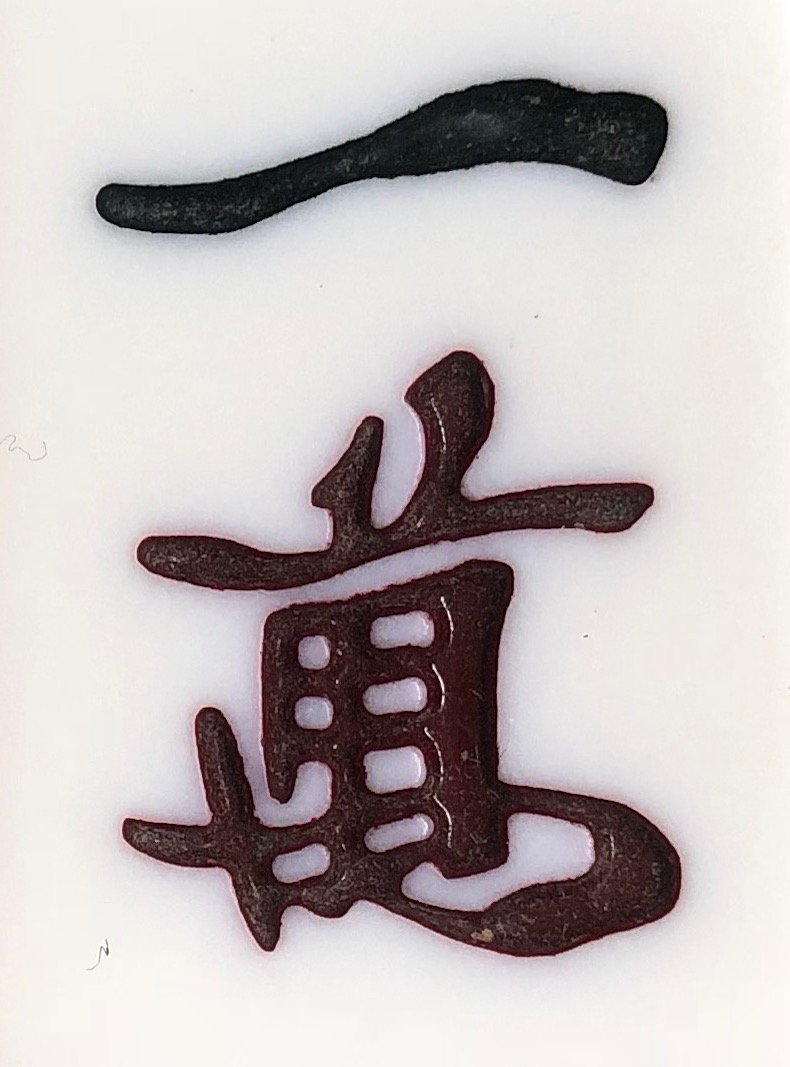
#> input picture learnSVM/input/1m.JPG, 790 x 1067 px
$ python -i generate.py   (imports and definitions only)
#> lines starting #> are read from the running program, lines starting #| are printed output that depends on the picture; after the words box and inside, x2 and y2 are one past the last pixel; in counts of white or black regions, pixels touching at a corner belong together
import cv2
import sys
import glob
import os
import os.path
import random
import numpy as np

from generate_settings import (
    GENERATE_PAR_IMAGE,
    GENERATED_IMAGE_WIDTH,
    GENERATED_IMAGE_HEIGHT,
    RANDOMIZE_RADIUS,
    OUTPUT_DIR,
)

dic = {
    "1m":0,
    "2m":1,
    "3m":2,
    "4m":3,
    "5m":4,
    "6m":5,
    "7m":6,
    "8m":7,
    "9m":8,
    "1p":9,
    "2p":10,
    "3p":11,
    "4p":12,
    "5p":13,
    "6p":14,
    "7p":15,
    "8p":16,
    "9p":17,
    "1s":18,
    "2s":19,
    "3s":20,
    "4s":21,
    "5s":22,
    "6s":23,
    "7s":24,
    "8s":25,
    "9s":26,
    "1z":27,
    "2z":28,
    "3z":29,
    "4z":30,
    "5z":31,
    "6z":32,
    "7z":33,
}

# [50 lines left out: function main, not called in this run]

def generate(image):

    size = tuple(np.array([image.shape[1], image.shape[0]]))
#> size = (790, 1067)

    width = size[0]
#> width = 790
    height = size[1]
#> height = 1067

    rands = [random.randint(- RANDOMIZE_RADIUS, RANDOMIZE_RADIUS) for _ in range(8)]

    src_prs = np.float32(
        [
            [0 + rands[0], 0 + rands[1]],
            [width + rands[2], 0 + rands[3]],
            [width + rands[4], height + rands[5]],
            [0 + rands[6], height + rands[7]]
        ]
    )

    dst_prs = np.float32(
        [
            [0, 0],
            [GENERATED_IMAGE_WIDTH, 0],
            [GENERATED_IMAGE_WIDTH, GENERATED_IMAGE_HEIGHT],
            [0, GENERATED_IMAGE_HEIGHT]
        ]
    )

    transform = cv2.getPerspectiveTransform(src_prs, dst_prs)

    outsize = tuple([GENERATED_IMAGE_WIDTH, GENERATED_IMAGE_HEIGHT])

    randomized = cv2.warpPerspective(image, transform, size, borderMode=cv2.BORDER_CONSTANT, borderValue=(255, 255, 255))
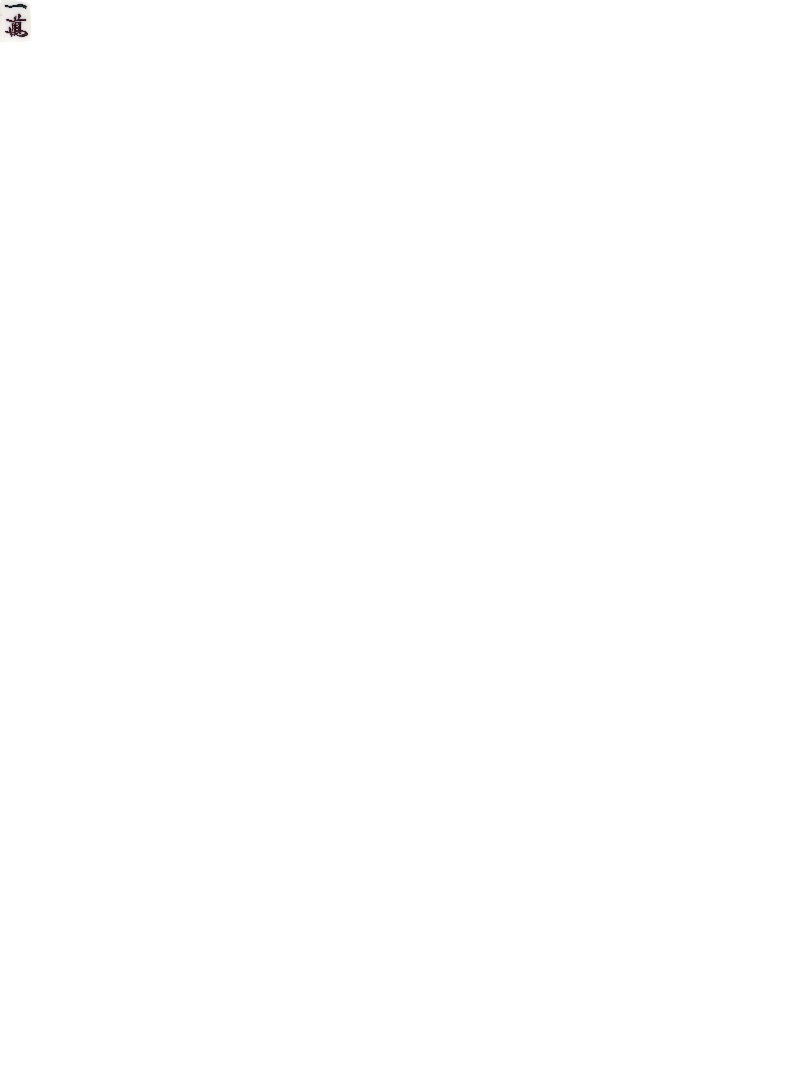
#> randomized: shape (1067, 790, 3); mean R, G, B 254.9, 254.9, 254.9
    randomized = randomized[0:GENERATED_IMAGE_HEIGHT, 0:GENERATED_IMAGE_WIDTH]
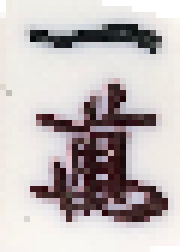
#> randomized: shape (42, 30, 3) (shown 6 times larger); mean R, G, B 193.9, 186.5, 186.2

    randomized = cv2.cvtColor(randomized, cv2.COLOR_RGBA2GRAY)
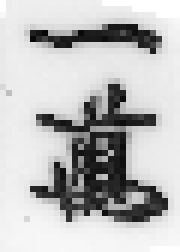
#> randomized: shape (42, 30) (shown 6 times larger); min 7, max 255, mean 188.7
    ret, thres = cv2.threshold(randomized,0,255,cv2.THRESH_BINARY_INV+cv2.THRESH_OTSU)
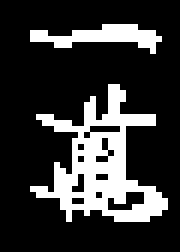
#> thres: shape (42, 30) (shown 6 times larger); 21.1% white in thin lines or dots, all inside (x1, y1, x2, y2) = (5, 4, 28, 37)
#> ret = 134

    return thres

# [11 lines not run here, left out]

>>> import cv2
>>> picture = cv2.cvtColor(cv2.imread('input/1m.JPG'), cv2.COLOR_BGR2RGB)
>>> result = generate(picture)

$ run again, on learnSVM/input/5m.JPG
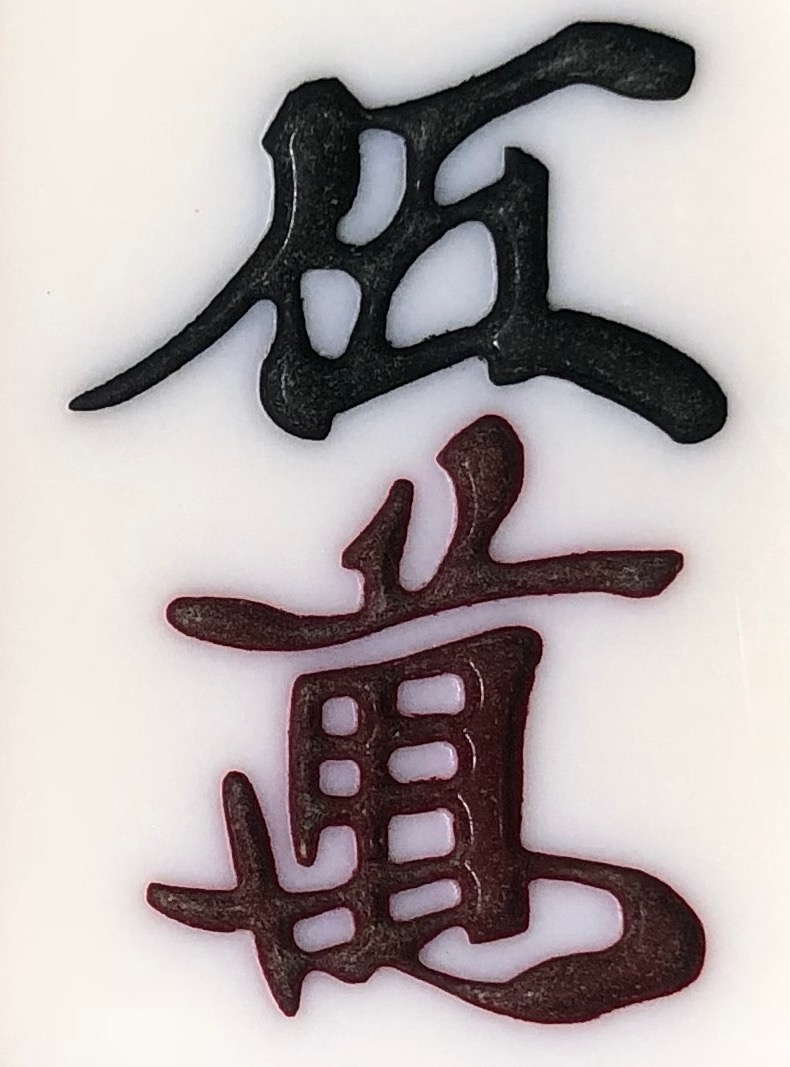
#> input picture learnSVM/input/5m.JPG, 790 x 1067 px
#> in generate, `randomized = cv2.cvtColor(randomized, cv2.COLOR_RGBA2GRAY)`:
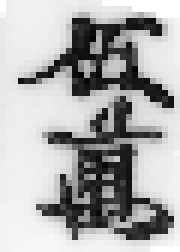
#> randomized: shape (42, 30) (shown 6 times larger); min 1, max 255, mean 172.7
#> in generate, `ret, thres = cv2.threshold(randomized,0,255,cv2.THRESH_BINARY_INV+cv2...`:
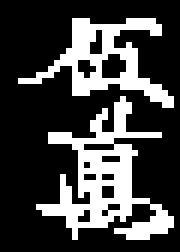
#> thres: shape (42, 30) (shown 6 times larger); 26.3% white in thin lines or dots, all inside (x1, y1, x2, y2) = (3, 3, 29, 40)
#> ret = 129

$ run again, on learnSVM/input/6m.JPG
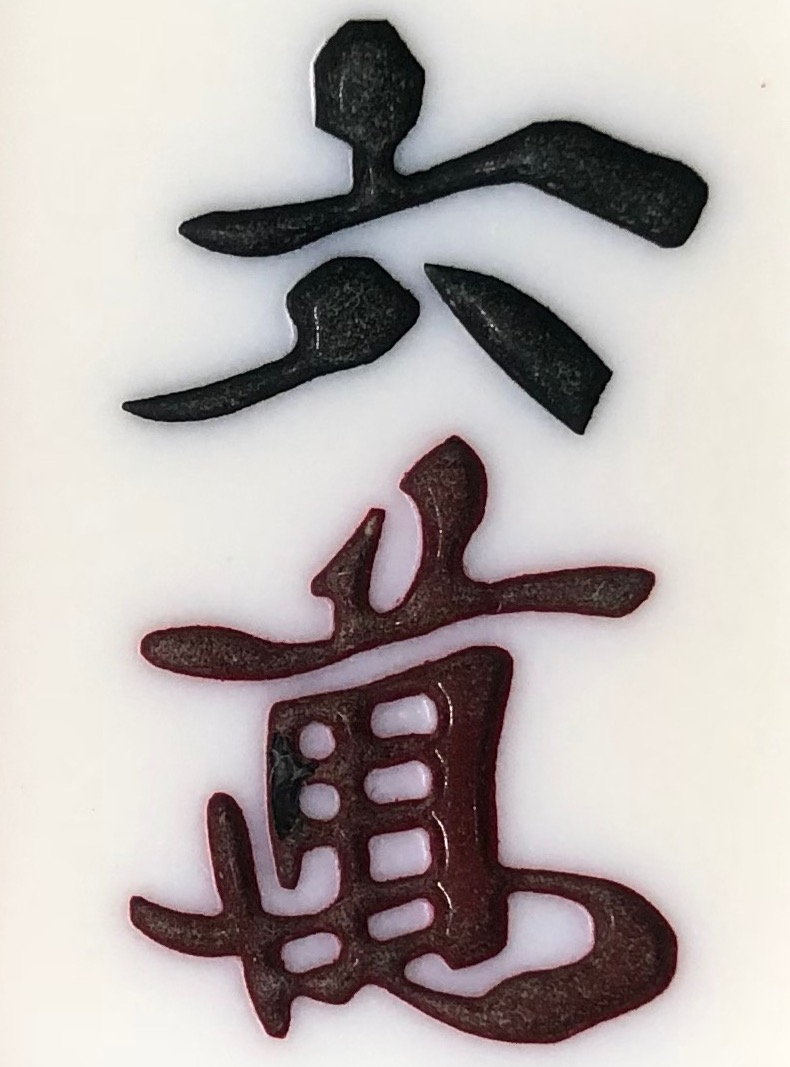
#> input picture learnSVM/input/6m.JPG, 790 x 1067 px
#> in generate, `randomized = cv2.cvtColor(randomized, cv2.COLOR_RGBA2GRAY)`:
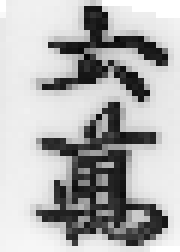
#> randomized: shape (42, 30) (shown 6 times larger); min 6, max 255, mean 177.6
#> in generate, `ret, thres = cv2.threshold(randomized,0,255,cv2.THRESH_BINARY_INV+cv2...`:
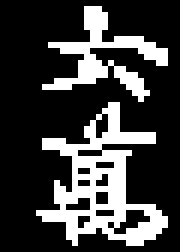
#> thres: shape (42, 30) (shown 6 times larger); 24.5% white in thin lines or dots, all inside (x1, y1, x2, y2) = (6, 1, 28, 41)
#> ret = 130
